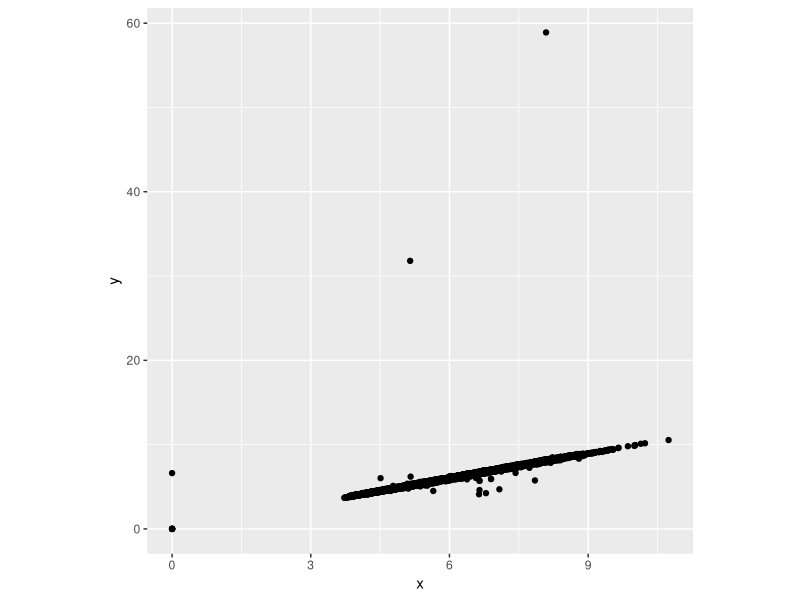
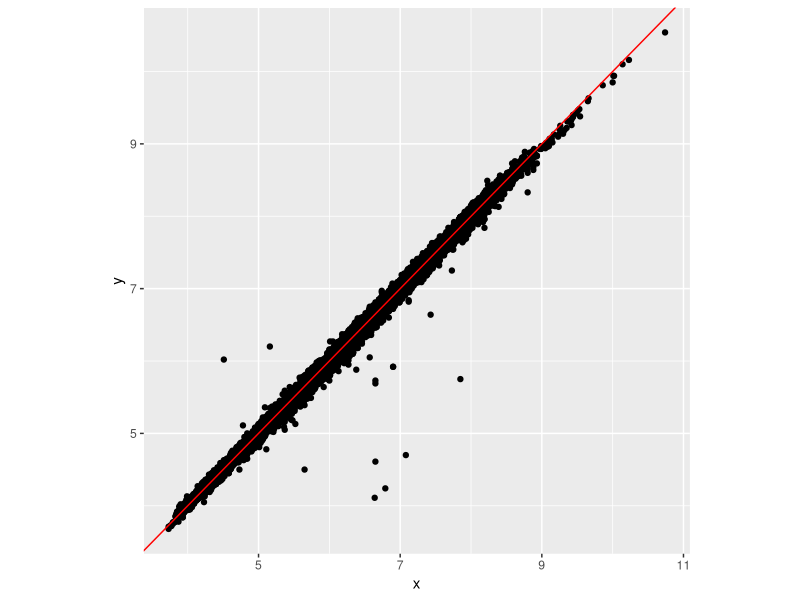
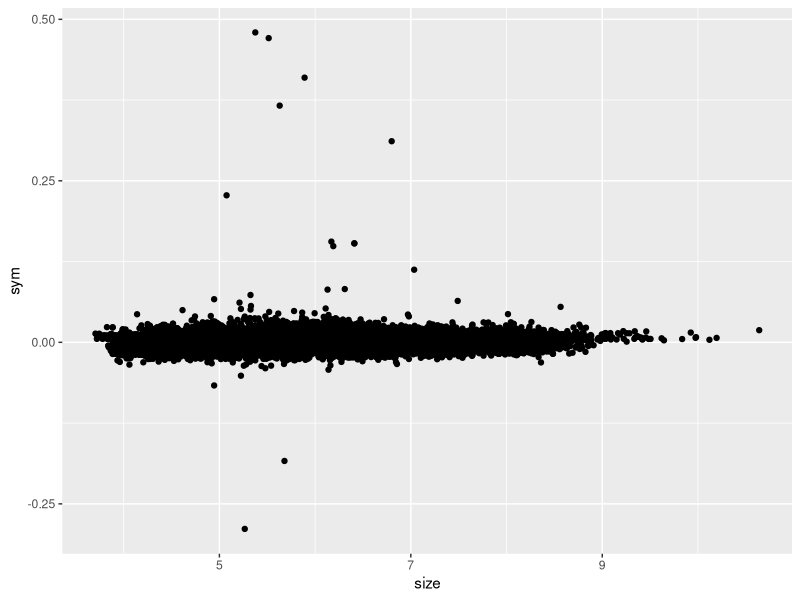
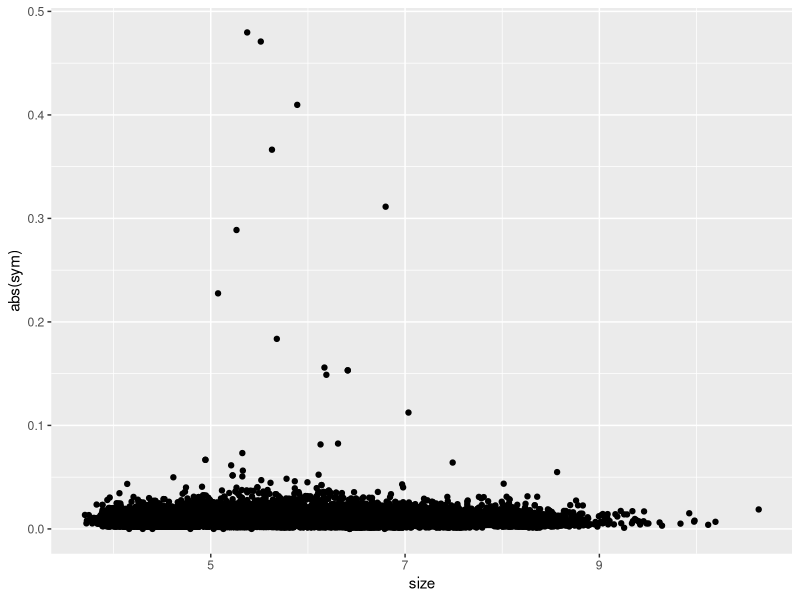
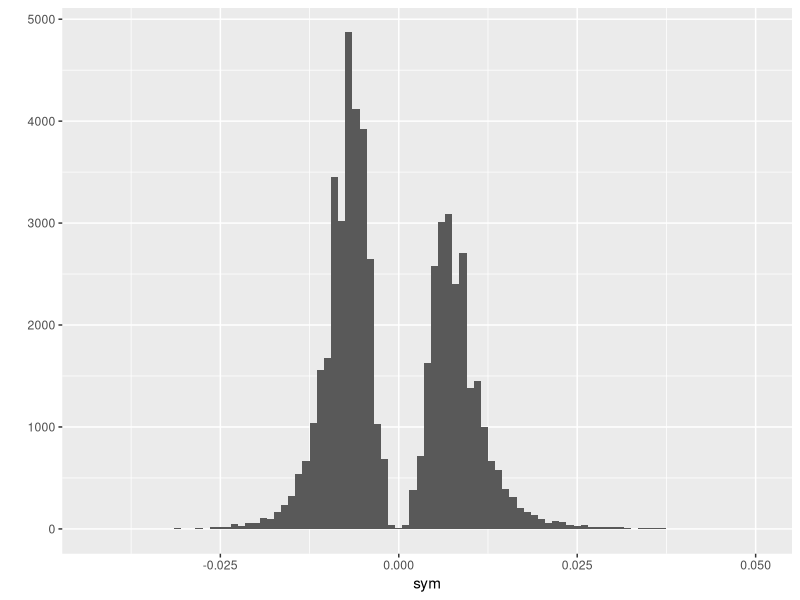
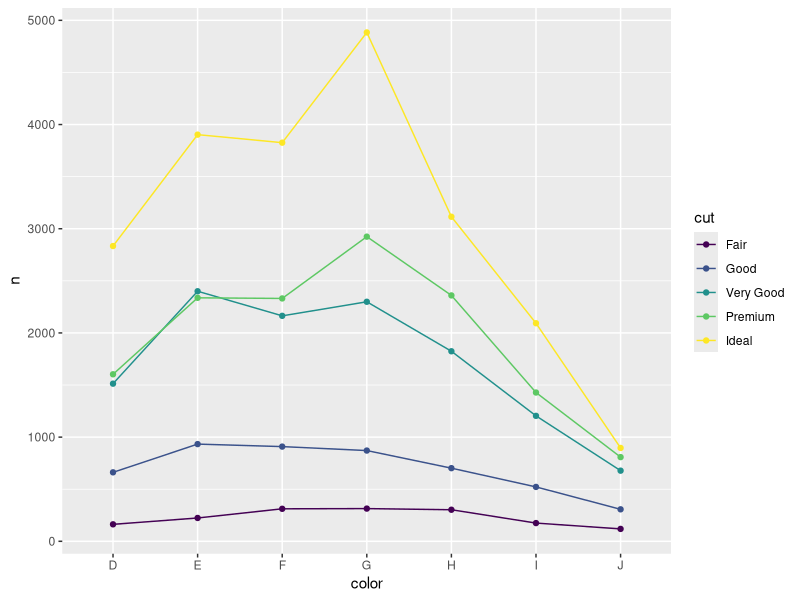
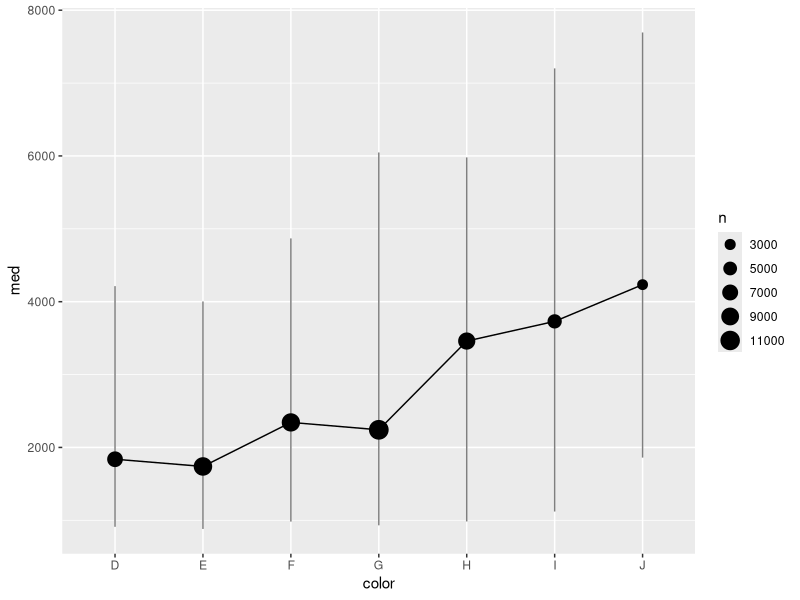

Reproduce these figures in R, in order.
## ---- chunk 1
library(ggplot2)
library(dplyr)
library(tidyr)
options(digits = 2, width = 60)
knitr::opts_chunk$set(comment = "#>", compact = TRUE)
diamonds <- diamonds %>% tbl_df()
## ---- chunk 2
qplot(x, y, data = diamonds) + theme(aspect.ratio = 1)
## ---- chunk 3
filter(diamonds, x == 0 | y == 0)
## ---- chunk 4
diamonds_ok <- filter(diamonds, x > 0, y > 0, y < 20)
qplot(x, y, data = diamonds_ok) + 
  theme(aspect.ratio = 1) + 
  geom_abline(slope = 1, colour = "red")
## ---- chunk 5
x <- c(1, NA, 2)
x == 1
x > 2
x + 10
## ---- chunk 6
x == NA
x != NA
## ---- chunk 7
is.na(x)
## ---- chunk 8
diamonds_ok <- mutate(diamonds_ok,
  sym = log(x / y),
  size = (x + y) / 2
)
diamonds_ok
## ---- chunk 9
qplot(size, sym, data = diamonds_ok)
## ---- chunk 10
qplot(size, abs(sym), data = diamonds_ok)
diamonds_ok2 <- filter(diamonds_ok, abs(sym) < 0.05)
qplot(sym, data = diamonds_ok2, binwidth = 0.001) 
## ---- chunk 11
by_cut <- diamonds %>%
  group_by(color, cut) %>%
  summarise(n = n(), price = mean(price))
by_cut
ggplot(by_cut, aes(color, n, group = cut, colour = cut)) + 
  geom_line() + 
  geom_point()
## ---- chunk 12
summarise(diamonds, 
  n_big = sum(carat >= 4), 
  prop_cheap = mean(price < 1000)
)
## ---- chunk 13
by_cut <- diamonds %>%
  group_by(color) %>%
  summarise(
    n = n(), 
    med = as.numeric(median(price)), 
    lq = quantile(price, 0.25), 
    uq = quantile(price, 0.75)
  )
by_cut
ggplot(by_cut, aes(color, med, group = 1)) + 
  geom_linerange(aes(ymin = lq, ymax = uq), colour = "grey50") + 
  geom_point(aes(size = n)) + 
  geom_line() + 
  scale_size_area()
## ---- chunk 14
# By "composing" functions


# By using intermediate values

## ---- chunk 15
    library(magrittr)
    x <- runif(100)
    x %>%
      subtract(mean(.)) %>%
      raise_to_power(2) %>%
      mean() %>%
      sqrt()
